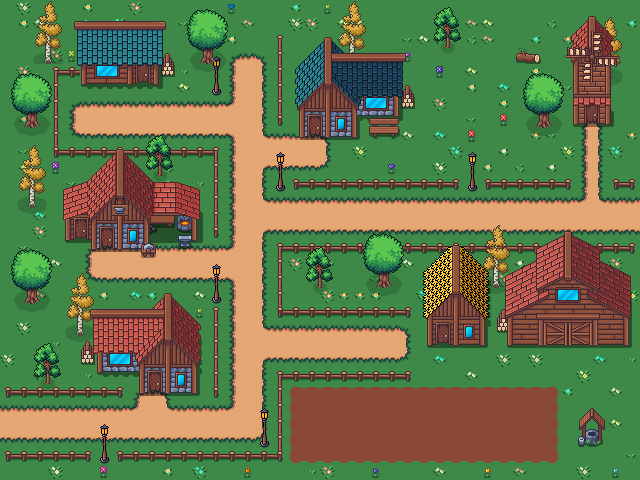

Below is a game level as drawn by its tile map, then a one-line description and the .tmx that defines it (tile-layer data replaced by summaries):
An orthogonal 40x30 tile map with 16x16 px tiles, 5 tile layers (Tile Layer 1, Fence, Trees, Buildings, ...), 19 tilesets and 61 objects.

<map version="1.10" tiledversion="1.11.2" orientation="orthogonal" renderorder="right-down" width="40" height="30" tilewidth="16" tileheight="16" infinite="0" nextlayerid="8" nextobjectid="85">
 <editorsettings>
  <export target="../../maps/town_map.json" format="json" />
 </editorsettings>
 <tileset firstgid="1" name="Grass_Tiles_1" tilewidth="16" tileheight="16" tilecount="80" columns="8">
  <image source="Cute_Fantasy/Tiles/Grass/Grass_Tiles_1.png" width="128" height="160" />
 </tileset>
 <tileset firstgid="81" name="Grass_1_Middle" tilewidth="16" tileheight="16" tilecount="1" columns="1">
  <image source="Cute_Fantasy/Tiles/Grass/Grass_1_Middle.png" width="16" height="16" />
 </tileset>
 <tileset firstgid="82" name="House_5_1" tilewidth="16" tileheight="16" tilecount="35" columns="5">
  <image source="Cute_Fantasy/House/Buildings/Houses/House_5_1.png" width="80" height="112" />
 </tileset>
 <tileset firstgid="117" name="House_4_3" tilewidth="16" tileheight="16" tilecount="35" columns="7">
  <image source="Cute_Fantasy/House/Buildings/Houses/House_4_3.png" width="112" height="80" />
 </tileset>
 <tileset firstgid="152" name="House_2_6" tilewidth="16" tileheight="16" tilecount="56" columns="8">
  <image source="Cute_Fantasy/House/Buildings/Houses/House_2_6.png" width="128" height="112" />
 </tileset>
 <tileset firstgid="208" name="House_3_5" tilewidth="16" tileheight="16" tilecount="56" columns="8">
  <image source="Cute_Fantasy/House/Buildings/Houses/House_3_5.png" width="128" height="112" />
 </tileset>
 <tileset firstgid="264" name="Barn" tilewidth="16" tileheight="16" tilecount="72" columns="9">
  <image source="Cute_Fantasy/House/Buildings/Special_Buildings/Barn/Barn.png" width="144" height="128" />
 </tileset>
 <tileset firstgid="336" name="Blacksmith_House" tilewidth="16" tileheight="16" tilecount="80" columns="10">
  <image source="Cute_Fantasy/House/Buildings/Special_Buildings/Blacksmith_House/Blacksmith_House.png" width="160" height="128" />
 </tileset>
 <tileset firstgid="416" name="FarmLand_Wet_Tile" tilewidth="16" tileheight="16" tilecount="56" columns="7">
  <image source="Cute_Fantasy/Tiles/FarmLand/FarmLand_Wet_Tile.png" width="112" height="128" />
 </tileset>
 <tileset firstgid="472" name="Well" tilewidth="16" tileheight="16" tilecount="6" columns="2">
  <image source="Cute_Fantasy/Outdoor decoration/Well.png" width="32" height="48" />
 </tileset>
 <tileset firstgid="478" name="Fences" tilewidth="16" tileheight="16" tilecount="16" columns="4">
  <image source="Cute_Fantasy/Outdoor decoration/Fences.png" width="64" height="64" />
 </tileset>
 <tileset firstgid="494" name="Lanter_Posts" tilewidth="16" tileheight="16" tilecount="432" columns="12">
  <image source="Cute_Fantasy/Outdoor decoration/Lanter_Posts.png" width="192" height="576" />
 </tileset>
 <tileset firstgid="926" name="Outdoor_Decor" tilewidth="16" tileheight="16" tilecount="234" columns="9">
  <image source="Cute_Fantasy/Outdoor decoration/Outdoor_Decor.png" width="144" height="416" />
 </tileset>
 <tileset firstgid="1160" name="Big_Fruit_Tree" tilewidth="16" tileheight="16" tilecount="24" columns="6">
  <image source="Cute_Fantasy/Trees/Big_Fruit_Tree.png" width="96" height="64" />
 </tileset>
 <tileset firstgid="1184" name="Big_Birch_Tree" tilewidth="16" tileheight="16" tilecount="30" columns="6">
  <image source="Cute_Fantasy/Trees/Big_Birch_Tree.png" width="96" height="80" />
 </tileset>
 <tileset firstgid="1214" name="Big_Oak_Tree" tilewidth="16" tileheight="16" tilecount="60" columns="12">
  <image source="Cute_Fantasy/Trees/Big_Oak_Tree.png" width="192" height="80" />
 </tileset>
 <tileset firstgid="1274" name="Benches" tilewidth="16" tileheight="16" tilecount="8" columns="4">
  <image source="Cute_Fantasy/Outdoor decoration/Benches.png" width="64" height="32" />
 </tileset>
 <tileset firstgid="1282" name="Flowers" tilewidth="16" tileheight="16" tilecount="100" columns="10">
  <image source="Cute_Fantasy/Outdoor decoration/Flowers.png" width="160" height="160" />
 </tileset>
 <tileset firstgid="1382" name="Windmill" tilewidth="16" tileheight="16" tilecount="56" columns="8">
  <image source="Cute_Fantasy/House/Buildings/Special_Buildings/Windmill/Windmill.png" width="128" height="112" />
 </tileset>
 <layer id="1" name="Tile Layer 1" width="40" height="30">
  <data>[1200 cells, 1200 non-empty, 14 distinct tile ids]</data>
 </layer>
 <layer id="4" name="Fence" width="40" height="30">
  <data>[1200 cells, 259 non-empty, 33 distinct tile ids]</data>
 </layer>
 <layer id="5" name="Trees" width="40" height="30">
  <data>[1200 cells, 204 non-empty, 51 distinct tile ids]</data>
 </layer>
 <layer id="3" name="Buildings" width="40" height="30">
  <data>[1200 cells, 453 non-empty, 377 distinct tile ids]</data>
 </layer>
 <layer id="6" name="Deco" width="40" height="30">
  <data>[1200 cells, 33 non-empty, 33 distinct tile ids]</data>
 </layer>
 <objectgroup id="7" name="collision">
  <object id="16" x="56.5" y="71.5" width="18" height="0.5" />
  <object id="17" x="55.5" y="75.5" width="1" height="69" />
  <object id="18" x="57" y="150" width="159" height="2.5" />
  <object id="19" x="215" y="154" width="4" height="78.5" />
  <object id="20" x="295.5" y="182" width="160" height="2.5" />
  <object id="21" x="280" y="37.5" width="1.5" height="83" />
  <object id="22" x="489" y="182" width="78" height="2" />
  <object id="23" x="616.5" y="182.5" width="16.5" height="2" />
  <object id="24" x="280.5" y="246.5" width="352.5" height="2" />
  <object id="25" x="279.5" y="252.5" width="1" height="57" />
  <object id="26" x="282" y="311.5" width="127" height="1.5" />
  <object id="27" x="431.5" y="277.5" width="47" height="47" />
  <object id="28" x="538" y="265" width="60" height="46" />
  <object id="29" x="584" y="422" width="18.5" height="20.5" />
  <object id="30" x="281" y="375.5" width="127.5" height="2.5" />
  <object id="31" x="278" y="380.5" width="3.5" height="72" />
  <object id="32" x="119.5" y="456.5" width="160" height="2" />
  <object id="33" x="7" y="456" width="83" height="2" />
  <object id="34" x="8" y="390" width="113" height="3.5" />
  <object id="35" x="214.5" y="309.5" width="1" height="84.5" />
  <object id="36" x="83" y="26" width="76" height="37" />
  <object id="37" x="76" y="191" width="109.5" height="36.5" />
  <object id="38" x="304" y="69.5" width="44.5" height="47.5" />
  <object id="39" x="353.5" y="68.5" width="37.5" height="19.5" />
  <object id="40" x="579.5" y="35" width="26.5" height="67" />
  <object id="41" x="199" y="21.5" width="21" height="21.5">
   <ellipse />
  </object>
  <object id="42" x="21.5" y="84.5" width="18.5" height="23.5">
   <ellipse />
  </object>
  <object id="43" x="22" y="261" width="19.5" height="22">
   <ellipse />
  </object>
  <object id="44" x="371.5" y="251" width="21" height="23">
   <ellipse />
  </object>
  <object id="45" x="319.5" y="262" width="1.5" height="27" />
  <object id="46" x="495" y="252" width="0.5" height="31.5" />
  <object id="51" x="446.5" y="20" width="2" height="10" />
  <object id="53" x="353" y="33.5" width="1" height="13.5" />
  <object id="54" x="48" y="28.5" width="1" height="21" />
  <object id="55" x="30.5" y="162.5" width="3" height="25" />
  <object id="56" x="78.5" y="291" width="1.5" height="27" />
  <object id="57" x="46" y="350" width="1.5" height="14.5" />
  <object id="58" x="104" y="320.5" width="89" height="28" />
  <object id="59" x="102.5" y="460" width="3.5" height="2" />
  <object id="60" x="211" y="293" width="4" height="7" />
  <object id="61" x="214.5" y="84.5" width="3.5" height="4" />
  <object id="62" x="277.5" y="180.5" width="6" height="3" />
  <object id="63" x="469.5" y="180" width="4" height="3.5" />
  <object id="64" x="523" y="56.5" width="8.5" height="2.5" />
  </objectgroup>
 <objectgroup id="2" name="interact">
  <!-- 1 objects omitted --></objectgroup>
</map>
<!-- 17 of 61 objects omitted -->
